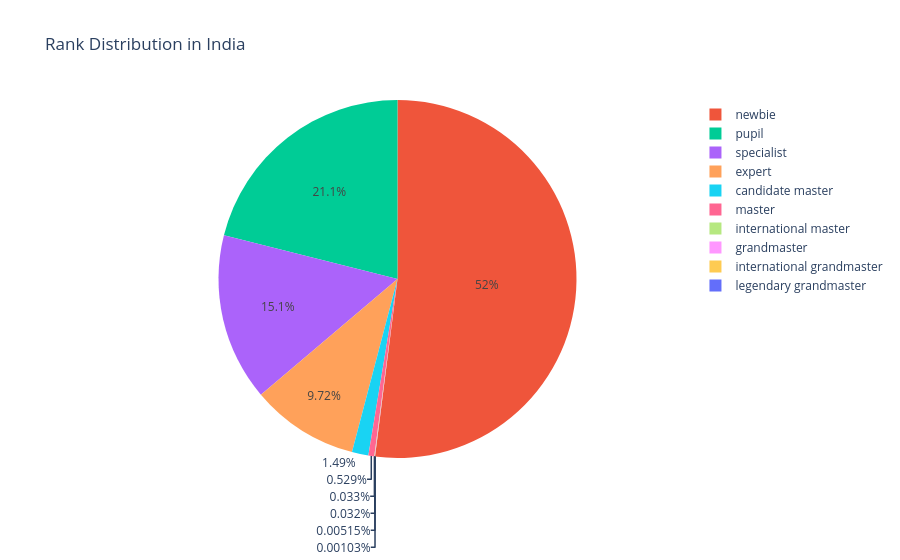

Notebook code cell kept with this figure:
### Code cell
#Plotting a pie chart showing distribution of ranks in india using plotly express

rank_counts = df['rank'].value_counts().reset_index()
rank_counts.columns = ['rank', 'count']
fig = px.pie(
    rank_counts,
    names='rank',
    values='count',
    title="Rank Distribution in India",
    color='rank',
    color_discrete_map=CF_COLOURS
)
fig.show()

### Figure 1 — Plotly figure (JSON) as saved in the notebook; plotly's stock layout.template omitted (floating-point values rounded to 4 significant figures)
{"data": [{"customdata": [["newbie"], ["pupil"], ["specialist"], ["expert"], ["candidate master"], ["master"], ["international master"], ["grandmaster"], ["international grandmaster"], ["legendary grandmaster"]], "domain": {"x": [0, 1], "y": [0, 1]}, "hovertemplate": "rank=%{customdata[0]}<br>count=%{value}<extra></extra>", "labels": ["newbie", "pupil", "specialist", "expert", "candidate master", "master", "international master", "grandmaster", "international grandmaster", "legendary grandmaster"], "legendgroup": "", "marker": {"colors": ["#EF553B", "#00cc96", "#ab63fa", "#FFA15A", "#19d3f3", "#FF6692", "#B6E880", "#FF97FF", "#FECB52", "#636efa"]}, "name": "", "showlegend": true, "type": "pie", "values": [50444, 20439, 14659, 9432, 1444, 513, 32, 31, 5, 1]}], "layout": {"legend": {"tracegroupgap": 0}, "title": {"text": "Rank Distribution in India"}}}
